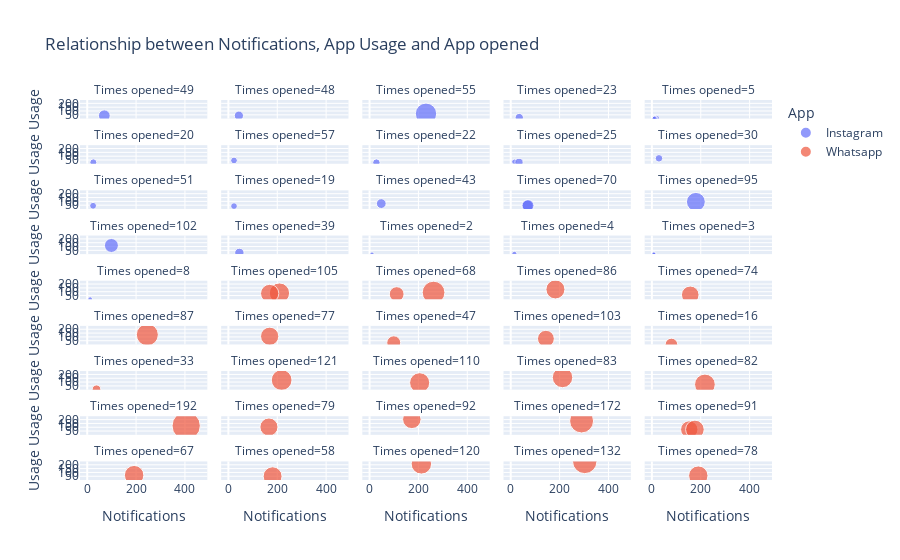

The cell this chart's notebook holds for it:
### Code cell
figure.show()

### Figure 1 — Plotly figure (JSON) as saved in the notebook; plotly's stock layout.template omitted (floating-point values rounded to 4 significant figures)
{"data": [{"hovertemplate": "App=Instagram<br>Times opened=49<br>Notifications=%{marker.size}<br>Usage=%{y}<extra></extra>", "legendgroup": "Instagram", "marker": {"color": "#636efa", "size": [70], "sizemode": "area", "sizeref": 1.012, "symbol": "circle"}, "mode": "markers", "name": "Instagram", "orientation": "v", "showlegend": true, "type": "scatter", "x": [70], "xaxis": "x41", "y": [38], "yaxis": "y41"}, {"hovertemplate": "App=Instagram<br>Times opened=48<br>Notifications=%{marker.size}<br>Usage=%{y}<extra></extra>", "legendgroup": "Instagram", "marker": {"color": "#636efa", "size": [43], "sizemode": "area", "sizeref": 1.012, "symbol": "circle"}, "mode": "markers", "name": "Instagram", "orientation": "v", "showlegend": false, "type": "scatter", "x": [43], "xaxis": "x42", "y": [39], "yaxis": "y42"}, {"hovertemplate": "App=Instagram<br>Times opened=55<br>Notifications=%{marker.size}<br>Usage=%{y}<extra></extra>", "legendgroup": "Instagram", "marker": {"color": "#636efa", "size": [231], "sizemode": "area", "sizeref": 1.012, "symbol": "circle"}, "mode": "markers", "name": "Instagram", "orientation": "v", "showlegend": false, "type": "scatter", "x": [231], "xaxis": "x43", "y": [64], "yaxis": "y43"}, {"hovertemplate": "App=Instagram<br>Times opened=23<br>Notifications=%{marker.size}<br>Usage=%{y}<extra></extra>", "legendgroup": "Instagram", "marker": {"color": "#636efa", "size": [35], "sizemode": "area", "sizeref": 1.012, "symbol": "circle"}, "mode": "markers", "name": "Instagram", "orientation": "v", "showlegend": false, "type": "scatter", "x": [35], "xaxis": "x44", "y": [14], "yaxis": "y44"}, {"hovertemplate": "App=Instagram<br>Times opened=5<br>Notifications=%{marker.size}<br>Usage=%{y}<extra></extra>", "legendgroup": "Instagram", "marker": {"color": "#636efa", "size": [19, 13, 8, 11], "sizemode": "area", "sizeref": 1.012, "symbol": "circle"}, "mode": "markers", "name": "Instagram", "orientation": "v", "showlegend": false, "type": "scatter", "x": [19, 13, 8, 11], "xaxis": "x45", "y": [3, 3, 3, 5], "yaxis": "y45"}, {"hovertemplate": "App=Instagram<br>Times opened=20<br>Notifications=%{marker.size}<br>Usage=%{y}<extra></extra>", "legendgroup": "Instagram", "marker": {"color": "#636efa", "size": [25], "sizemode": "area", "sizeref": 1.012, "symbol": "circle"}, "mode": "markers", "name": "Instagram", "orientation": "v", "showlegend": false, "type": "scatter", "x": [25], "xaxis": "x36", "y": [19], "yaxis": "y36"}, {"hovertemplate": "App=Instagram<br>Times opened=57<br>Notifications=%{marker.size}<br>Usage=%{y}<extra></extra>", "legendgroup": "Instagram", "marker": {"color": "#636efa", "size": [23], "sizemode": "area", "sizeref": 1.012, "symbol": "circle"}, "mode": "markers", "name": "Instagram", "orientation": "v", "showlegend": false, "type": "scatter", "x": [23], "xaxis": "x37", "y": [44], "yaxis": "y37"}, {"hovertemplate": "App=Instagram<br>Times opened=22<br>Notifications=%{marker.size}<br>Usage=%{y}<extra></extra>", "legendgroup": "Instagram", "marker": {"color": "#636efa", "size": [28], "sizemode": "area", "sizeref": 1.012, "symbol": "circle"}, "mode": "markers", "name": "Instagram", "orientation": "v", "showlegend": false, "type": "scatter", "x": [28], "xaxis": "x38", "y": [16], "yaxis": "y38"}, {"hovertemplate": "App=Instagram<br>Times opened=25<br>Notifications=%{marker.size}<br>Usage=%{y}<extra></extra>", "legendgroup": "Instagram", "marker": {"color": "#636efa", "size": [15, 34], "sizemode": "area", "sizeref": 1.012, "symbol": "circle"}, "mode": "markers", "name": "Instagram", "orientation": "v", "showlegend": false, "type": "scatter", "x": [15, 34], "xaxis": "x39", "y": [27, 19], "yaxis": "y39"}, {"hovertemplate": "App=Instagram<br>Times opened=30<br>Notifications=%{marker.size}<br>Usage=%{y}<extra></extra>", "legendgroup": "Instagram", "marker": {"color": "#636efa", "size": [29], "sizemode": "area", "sizeref": 1.012, "symbol": "circle"}, "mode": "markers", "name": "Instagram", "orientation": "v", "showlegend": false, "type": "scatter", "x": [29], "xaxis": "x40", "y": [72], "yaxis": "y40"}, {"hovertemplate": "App=Instagram<br>Times opened=51<br>Notifications=%{marker.size}<br>Usage=%{y}<extra></extra>", "legendgroup": "Instagram", "marker": {"color": "#636efa", "size": [24], "sizemode": "area", "sizeref": 1.012, "symbol": "circle"}, "mode": "markers", "name": "Instagram", "orientation": "v", "showlegend": false, "type": "scatter", "x": [24], "xaxis": "x31", "y": [42], "yaxis": "y31"}, {"hovertemplate": "App=Instagram<br>Times opened=19<br>Notifications=%{marker.size}<br>Usage=%{y}<extra></extra>", "legendgroup": "Instagram", "marker": {"color": "#636efa", "size": [23], "sizemode": "area", "sizeref": 1.012, "symbol": "circle"}, "mode": "markers", "name": "Instagram", "orientation": "v", "showlegend": false, "type": "scatter", "x": [23], "xaxis": "x32", "y": [38], "yaxis": "y32"}, {"hovertemplate": "App=Instagram<br>Times opened=43<br>Notifications=%{marker.size}<br>Usage=%{y}<extra></extra>", "legendgroup": "Instagram", "marker": {"color": "#636efa", "size": [48], "sizemode": "area", "sizeref": 1.012, "symbol": "circle"}, "mode": "markers", "name": "Instagram", "orientation": "v", "showlegend": false, "type": "scatter", "x": [48], "xaxis": "x33", "y": [71], "yaxis": "y33"}, {"hovertemplate": "App=Instagram<br>Times opened=70<br>Notifications=%{marker.size}<br>Usage=%{y}<extra></extra>", "legendgroup": "Instagram", "marker": {"color": "#636efa", "size": [68, 71], "sizemode": "area", "sizeref": 1.012, "symbol": "circle"}, "mode": "markers", "name": "Instagram", "orientation": "v", "showlegend": false, "type": "scatter", "x": [68, 71], "xaxis": "x34", "y": [43, 45], "yaxis": "y34"}, {"hovertemplate": "App=Instagram<br>Times opened=95<br>Notifications=%{marker.size}<br>Usage=%{y}<extra></extra>", "legendgroup": "Instagram", "marker": {"color": "#636efa", "size": [180], "sizemode": "area", "sizeref": 1.012, "symbol": "circle"}, "mode": "markers", "name": "Instagram", "orientation": "v", "showlegend": false, "type": "scatter", "x": [180], "xaxis": "x35", "y": [94], "yaxis": "y35"}, {"hovertemplate": "App=Instagram<br>Times opened=102<br>Notifications=%{marker.size}<br>Usage=%{y}<extra></extra>", "legendgroup": "Instagram", "marker": {"color": "#636efa", "size": [99], "sizemode": "area", "sizeref": 1.012, "symbol": "circle"}, "mode": "markers", "name": "Instagram", "orientation": "v", "showlegend": false, "type": "scatter", "x": [99], "xaxis": "x26", "y": [114], "yaxis": "y26"}, {"hovertemplate": "App=Instagram<br>Times opened=39<br>Notifications=%{marker.size}<br>Usage=%{y}<extra></extra>", "legendgroup": "Instagram", "marker": {"color": "#636efa", "size": [45], "sizemode": "area", "sizeref": 1.012, "symbol": "circle"}, "mode": "markers", "name": "Instagram", "orientation": "v", "showlegend": false, "type": "scatter", "x": [45], "xaxis": "x27", "y": [17], "yaxis": "y27"}, {"hovertemplate": "App=Instagram<br>Times opened=2<br>Notifications=%{marker.size}<br>Usage=%{y}<extra></extra>", "legendgroup": "Instagram", "marker": {"color": "#636efa", "size": [10], "sizemode": "area", "sizeref": 1.012, "symbol": "circle"}, "mode": "markers", "name": "Instagram", "orientation": "v", "showlegend": false, "type": "scatter", "x": [10], "xaxis": "x28", "y": [1], "yaxis": "y28"}, {"hovertemplate": "App=Instagram<br>Times opened=4<br>Notifications=%{marker.size}<br>Usage=%{y}<extra></extra>", "legendgroup": "Instagram", "marker": {"color": "#636efa", "size": [15], "sizemode": "area", "sizeref": 1.012, "symbol": "circle"}, "mode": "markers", "name": "Instagram", "orientation": "v", "showlegend": false, "type": "scatter", "x": [15], "xaxis": "x29", "y": [2], "yaxis": "y29"}, {"hovertemplate": "App=Instagram<br>Times opened=3<br>Notifications=%{marker.size}<br>Usage=%{y}<extra></extra>", "legendgroup": "Instagram", "marker": {"color": "#636efa", "size": [9, 8], "sizemode": "area", "sizeref": 1.012, "symbol": "circle"}, "mode": "markers", "name": "Instagram", "orientation": "v", "showlegend": false, "type": "scatter", "x": [9, 8], "xaxis": "x30", "y": [2, 4], "yaxis": "y30"}, {"hovertemplate": "App=Instagram<br>Times opened=8<br>Notifications=%{marker.size}<br>Usage=%{y}<extra></extra>", "legendgroup": "Instagram", "marker": {"color": "#636efa", "size": [12], "sizemode": "area", "sizeref": 1.012, "symbol": "circle"}, "mode": "markers", "name": "Instagram", "orientation": "v", "showlegend": false, "type": "scatter", "x": [12], "xaxis": "x21", "y": [2], "yaxis": "y21"}, {"hovertemplate": "App=Whatsapp<br>Times opened=105<br>Notifications=%{marker.size}<br>Usage=%{y}<extra></extra>", "legendgroup": "Whatsapp", "marker": {"color": "#EF553B", "size": [209, 169], "sizemode": "area", "sizeref": 1.012, "symbol": "circle"}, "mode": "markers", "name": "Whatsapp", "orientation": "v", "showlegend": true, "type": "scatter", "x": [209, 169], "xaxis": "x22", "y": [82, 77], "yaxis": "y22"}, {"hovertemplate": "App=Whatsapp<br>Times opened=68<br>Notifications=%{marker.size}<br>Usage=%{y}<extra></extra>", "legendgroup": "Whatsapp", "marker": {"color": "#EF553B", "size": [111, 262], "sizemode": "area", "sizeref": 1.012, "symbol": "circle"}, "mode": "markers", "name": "Whatsapp", "orientation": "v", "showlegend": false, "type": "scatter", "x": [111, 262], "xaxis": "x23", "y": [69, 89], "yaxis": "y23"}, {"hovertemplate": "App=Whatsapp<br>Times opened=86<br>Notifications=%{marker.size}<br>Usage=%{y}<extra></extra>", "legendgroup": "Whatsapp", "marker": {"color": "#EF553B", "size": [183], "sizemode": "area", "sizeref": 1.012, "symbol": "circle"}, "mode": "markers", "name": "Whatsapp", "orientation": "v", "showlegend": false, "type": "scatter", "x": [183], "xaxis": "x24", "y": [130], "yaxis": "y24"}, {"hovertemplate": "App=Whatsapp<br>Times opened=74<br>Notifications=%{marker.size}<br>Usage=%{y}<extra></extra>", "legendgroup": "Whatsapp", "marker": {"color": "#EF553B", "size": [157], "sizemode": "area", "sizeref": 1.012, "symbol": "circle"}, "mode": "markers", "name": "Whatsapp", "orientation": "v", "showlegend": false, "type": "scatter", "x": [157], "xaxis": "x25", "y": [59], "yaxis": "y25"}, {"hovertemplate": "App=Whatsapp<br>Times opened=87<br>Notifications=%{marker.size}<br>Usage=%{y}<extra></extra>", "legendgroup": "Whatsapp", "marker": {"color": "#EF553B", "size": [246], "sizemode": "area", "sizeref": 1.012, "symbol": "circle"}, "mode": "markers", "name": "Whatsapp", "orientation": "v", "showlegend": false, "type": "scatter", "x": [246], "xaxis": "x16", "y": [128], "yaxis": "y16"}, {"hovertemplate": "App=Whatsapp<br>Times opened=77<br>Notifications=%{marker.size}<br>Usage=%{y}<extra></extra>", "legendgroup": "Whatsapp", "marker": {"color": "#EF553B", "size": [169], "sizemode": "area", "sizeref": 1.012, "symbol": "circle"}, "mode": "markers", "name": "Whatsapp", "orientation": "v", "showlegend": false, "type": "scatter", "x": [169], "xaxis": "x17", "y": [108], "yaxis": "y17"}, {"hovertemplate": "App=Whatsapp<br>Times opened=47<br>Notifications=%{marker.size}<br>Usage=%{y}<extra></extra>", "legendgroup": "Whatsapp", "marker": {"color": "#EF553B", "size": [99], "sizemode": "area", "sizeref": 1.012, "symbol": "circle"}, "mode": "markers", "name": "Whatsapp", "orientation": "v", "showlegend": false, "type": "scatter", "x": [99], "xaxis": "x18", "y": [23], "yaxis": "y18"}, {"hovertemplate": "App=Whatsapp<br>Times opened=103<br>Notifications=%{marker.size}<br>Usage=%{y}<extra></extra>", "legendgroup": "Whatsapp", "marker": {"color": "#EF553B", "size": [144], "sizemode": "area", "sizeref": 1.012, "symbol": "circle"}, "mode": "markers", "name": "Whatsapp", "orientation": "v", "showlegend": false, "type": "scatter", "x": [144], "xaxis": "x19", "y": [76], "yaxis": "y19"}, {"hovertemplate": "App=Whatsapp<br>Times opened=16<br>Notifications=%{marker.size}<br>Usage=%{y}<extra></extra>", "legendgroup": "Whatsapp", "marker": {"color": "#EF553B", "size": [80], "sizemode": "area", "sizeref": 1.012, "symbol": "circle"}, "mode": "markers", "name": "Whatsapp", "orientation": "v", "showlegend": false, "type": "scatter", "x": [80], "xaxis": "x20", "y": [1], "yaxis": "y20"}, {"hovertemplate": "App=Whatsapp<br>Times opened=33<br>Notifications=%{marker.size}<br>Usage=%{y}<extra></extra>", "legendgroup": "Whatsapp", "marker": {"color": "#EF553B", "size": [38], "sizemode": "area", "sizeref": 1.012, "symbol": "circle"}, "mode": "markers", "name": "Whatsapp", "orientation": "v", "showlegend": false, "type": "scatter", "x": [38], "xaxis": "x11", "y": [6], "yaxis": "y11"}, {"hovertemplate": "App=Whatsapp<br>Times opened=121<br>Notifications=%{marker.size}<br>Usage=%{y}<extra></extra>", "legendgroup": "Whatsapp", "marker": {"color": "#EF553B", "size": [218], "sizemode": "area", "sizeref": 1.012, "symbol": "circle"}, "mode": "markers", "name": "Whatsapp", "orientation": "v", "showlegend": false, "type": "scatter", "x": [218], "xaxis": "x12", "y": [126], "yaxis": "y12"}, {"hovertemplate": "App=Whatsapp<br>Times opened=110<br>Notifications=%{marker.size}<br>Usage=%{y}<extra></extra>", "legendgroup": "Whatsapp", "marker": {"color": "#EF553B", "size": [205], "sizemode": "area", "sizeref": 1.012, "symbol": "circle"}, "mode": "markers", "name": "Whatsapp", "orientation": "v", "showlegend": false, "type": "scatter", "x": [205], "xaxis": "x13", "y": [91], "yaxis": "y13"}, {"hovertemplate": "App=Whatsapp<br>Times opened=83<br>Notifications=%{marker.size}<br>Usage=%{y}<extra></extra>", "legendgroup": "Whatsapp", "marker": {"color": "#EF553B", "size": [212], "sizemode": "area", "sizeref": 1.012, "symbol": "circle"}, "mode": "markers", "name": "Whatsapp", "orientation": "v", "showlegend": false, "type": "scatter", "x": [212], "xaxis": "x14", "y": [160], "yaxis": "y14"}, {"hovertemplate": "App=Whatsapp<br>Times opened=82<br>Notifications=%{marker.size}<br>Usage=%{y}<extra></extra>", "legendgroup": "Whatsapp", "marker": {"color": "#EF553B", "size": [217], "sizemode": "area", "sizeref": 1.012, "symbol": "circle"}, "mode": "markers", "name": "Whatsapp", "orientation": "v", "showlegend": false, "type": "scatter", "x": [217], "xaxis": "x15", "y": [69], "yaxis": "y15"}, {"hovertemplate": "App=Whatsapp<br>Times opened=192<br>Notifications=%{marker.size}<br>Usage=%{y}<extra></extra>", "legendgroup": "Whatsapp", "marker": {"color": "#EF553B", "size": [405], "sizemode": "area", "sizeref": 1.012, "symbol": "circle"}, "mode": "markers", "name": "Whatsapp", "orientation": "v", "showlegend": false, "type": "scatter", "x": [405], "xaxis": "x6", "y": [119], "yaxis": "y6"}, {"hovertemplate": "App=Whatsapp<br>Times opened=79<br>Notifications=%{marker.size}<br>Usage=%{y}<extra></extra>", "legendgroup": "Whatsapp", "marker": {"color": "#EF553B", "size": [166], "sizemode": "area", "sizeref": 1.012, "symbol": "circle"}, "mode": "markers", "name": "Whatsapp", "orientation": "v", "showlegend": false, "type": "scatter", "x": [166], "xaxis": "x7", "y": [103], "yaxis": "y7"}, {"hovertemplate": "App=Whatsapp<br>Times opened=92<br>Notifications=%{marker.size}<br>Usage=%{y}<extra></extra>", "legendgroup": "Whatsapp", "marker": {"color": "#EF553B", "size": [173], "sizemode": "area", "sizeref": 1.012, "symbol": "circle"}, "mode": "markers", "name": "Whatsapp", "orientation": "v", "showlegend": false, "type": "scatter", "x": [173], "xaxis": "x8", "y": [203], "yaxis": "y8"}, {"hovertemplate": "App=Whatsapp<br>Times opened=172<br>Notifications=%{marker.size}<br>Usage=%{y}<extra></extra>", "legendgroup": "Whatsapp", "marker": {"color": "#EF553B", "size": [290], "sizemode": "area", "sizeref": 1.012, "symbol": "circle"}, "mode": "markers", "name": "Whatsapp", "orientation": "v", "showlegend": false, "type": "scatter", "x": [290], "xaxis": "x9", "y": [182], "yaxis": "y9"}, {"hovertemplate": "App=Whatsapp<br>Times opened=91<br>Notifications=%{marker.size}<br>Usage=%{y}<extra></extra>", "legendgroup": "Whatsapp", "marker": {"color": "#EF553B", "size": [153, 176], "sizemode": "area", "sizeref": 1.012, "symbol": "circle"}, "mode": "markers", "name": "Whatsapp", "orientation": "v", "showlegend": false, "type": "scatter", "x": [153, 176], "xaxis": "x10", "y": [71, 71], "yaxis": "y10"}, {"hovertemplate": "App=Whatsapp<br>Times opened=67<br>Notifications=%{marker.size}<br>Usage=%{y}<extra></extra>", "legendgroup": "Whatsapp", "marker": {"color": "#EF553B", "size": [192], "sizemode": "area", "sizeref": 1.012, "symbol": "circle"}, "mode": "markers", "name": "Whatsapp", "orientation": "v", "showlegend": false, "type": "scatter", "x": [192], "xaxis": "x", "y": [64], "yaxis": "y"}, {"hovertemplate": "App=Whatsapp<br>Times opened=58<br>Notifications=%{marker.size}<br>Usage=%{y}<extra></extra>", "legendgroup": "Whatsapp", "marker": {"color": "#EF553B", "size": [181], "sizemode": "area", "sizeref": 1.012, "symbol": "circle"}, "mode": "markers", "name": "Whatsapp", "orientation": "v", "showlegend": false, "type": "scatter", "x": [181], "xaxis": "x2", "y": [50], "yaxis": "y2"}, {"hovertemplate": "App=Whatsapp<br>Times opened=120<br>Notifications=%{marker.size}<br>Usage=%{y}<extra></extra>", "legendgroup": "Whatsapp", "marker": {"color": "#EF553B", "size": [212], "sizemode": "area", "sizeref": 1.012, "symbol": "circle"}, "mode": "markers", "name": "Whatsapp", "orientation": "v", "showlegend": false, "type": "scatter", "x": [212], "xaxis": "x3", "y": [212], "yaxis": "y3"}, {"hovertemplate": "App=Whatsapp<br>Times opened=132<br>Notifications=%{marker.size}<br>Usage=%{y}<extra></extra>", "legendgroup": "Whatsapp", "marker": {"color": "#EF553B", "size": [303], "sizemode": "area", "sizeref": 1.012, "symbol": "circle"}, "mode": "markers", "name": "Whatsapp", "orientation": "v", "showlegend": false, "type": "scatter", "x": [303], "xaxis": "x4", "y": [244], "yaxis": "y4"}, {"hovertemplate": "App=Whatsapp<br>Times opened=78<br>Notifications=%{marker.size}<br>Usage=%{y}<extra></extra>", "legendgroup": "Whatsapp", "marker": {"color": "#EF553B", "size": [190], "sizemode": "area", "sizeref": 1.012, "symbol": "circle"}, "mode": "markers", "name": "Whatsapp", "orientation": "v", "showlegend": false, "type": "scatter", "x": [190], "xaxis": "x5", "y": [58], "yaxis": "y5"}], "layout": {"annotations": [{"font": {}, "showarrow": false, "text": "Times opened=67", "x": 0.092, "xanchor": "center", "xref": "paper", "y": 0.04889, "yanchor": "bottom", "yref": "paper"}, {"font": {}, "showarrow": false, "text": "Times opened=58", "x": 0.296, "xanchor": "center", "xref": "paper", "y": 0.04889, "yanchor": "bottom", "yref": "paper"}, {"font": {}, "showarrow": false, "text": "Times opened=120", "x": 0.5, "xanchor": "center", "xref": "paper", "y": 0.04889, "yanchor": "bottom", "yref": "paper"}, {"font": {}, "showarrow": false, "text": "Times opened=132", "x": 0.704, "xanchor": "center", "xref": "paper", "y": 0.04889, "yanchor": "bottom", "yref": "paper"}, {"font": {}, "showarrow": false, "text": "Times opened=78", "x": 0.908, "xanchor": "center", "xref": "paper", "y": 0.04889, "yanchor": "bottom", "yref": "paper"}, {"font": {}, "showarrow": false, "text": "Times opened=192", "x": 0.092, "xanchor": "center", "xref": "paper", "y": 0.1678, "yanchor": "bottom", "yref": "paper"}, {"font": {}, "showarrow": false, "text": "Times opened=79", "x": 0.296, "xanchor": "center", "xref": "paper", "y": 0.1678, "yanchor": "bottom", "yref": "paper"}, {"font": {}, "showarrow": false, "text": "Times opened=92", "x": 0.5, "xanchor": "center", "xref": "paper", "y": 0.1678, "yanchor": "bottom", "yref": "paper"}, {"font": {}, "showarrow": false, "text": "Times opened=172", "x": 0.704, "xanchor": "center", "xref": "paper", "y": 0.1678, "yanchor": "bottom", "yref": "paper"}, {"font": {}, "showarrow": false, "text": "Times opened=91", "x": 0.908, "xanchor": "center", "xref": "paper", "y": 0.1678, "yanchor": "bottom", "yref": "paper"}, {"font": {}, "showarrow": false, "text": "Times opened=33", "x": 0.092, "xanchor": "center", "xref": "paper", "y": 0.2867, "yanchor": "bottom", "yref": "paper"}, {"font": {}, "showarrow": false, "text": "Times opened=121", "x": 0.296, "xanchor": "center", "xref": "paper", "y": 0.2867, "yanchor": "bottom", "yref": "paper"}, {"font": {}, "showarrow": false, "text": "Times opened=110", "x": 0.5, "xanchor": "center", "xref": "paper", "y": 0.2867, "yanchor": "bottom", "yref": "paper"}, {"font": {}, "showarrow": false, "text": "Times opened=83", "x": 0.704, "xanchor": "center", "xref": "paper", "y": 0.2867, "yanchor": "bottom", "yref": "paper"}, {"font": {}, "showarrow": false, "text": "Times opened=82", "x": 0.908, "xanchor": "center", "xref": "paper", "y": 0.2867, "yanchor": "bottom", "yref": "paper"}, {"font": {}, "showarrow": false, "text": "Times opened=87", "x": 0.092, "xanchor": "center", "xref": "paper", "y": 0.4056, "yanchor": "bottom", "yref": "paper"}, {"font": {}, "showarrow": false, "text": "Times opened=77", "x": 0.296, "xanchor": "center", "xref": "paper", "y": 0.4056, "yanchor": "bottom", "yref": "paper"}, {"font": {}, "showarrow": false, "text": "Times opened=47", "x": 0.5, "xanchor": "center", "xref": "paper", "y": 0.4056, "yanchor": "bottom", "yref": "paper"}, {"font": {}, "showarrow": false, "text": "Times opened=103", "x": 0.704, "xanchor": "center", "xref": "paper", "y": 0.4056, "yanchor": "bottom", "yref": "paper"}, {"font": {}, "showarrow": false, "text": "Times opened=16", "x": 0.908, "xanchor": "center", "xref": "paper", "y": 0.4056, "yanchor": "bottom", "yref": "paper"}, {"font": {}, "showarrow": false, "text": "Times opened=8", "x": 0.092, "xanchor": "center", "xref": "paper", "y": 0.5244, "yanchor": "bottom", "yref": "paper"}, {"font": {}, "showarrow": false, "text": "Times opened=105", "x": 0.296, "xanchor": "center", "xref": "paper", "y": 0.5244, "yanchor": "bottom", "yref": "paper"}, {"font": {}, "showarrow": false, "text": "Times opened=68", "x": 0.5, "xanchor": "center", "xref": "paper", "y": 0.5244, "yanchor": "bottom", "yref": "paper"}, {"font": {}, "showarrow": false, "text": "Times opened=86", "x": 0.704, "xanchor": "center", "xref": "paper", "y": 0.5244, "yanchor": "bottom", "yref": "paper"}, {"font": {}, "showarrow": false, "text": "Times opened=74", "x": 0.908, "xanchor": "center", "xref": "paper", "y": 0.5244, "yanchor": "bottom", "yref": "paper"}, {"font": {}, "showarrow": false, "text": "Times opened=102", "x": 0.092, "xanchor": "center", "xref": "paper", "y": 0.6433, "yanchor": "bottom", "yref": "paper"}, {"font": {}, "showarrow": false, "text": "Times opened=39", "x": 0.296, "xanchor": "center", "xref": "paper", "y": 0.6433, "yanchor": "bottom", "yref": "paper"}, {"font": {}, "showarrow": false, "text": "Times opened=2", "x": 0.5, "xanchor": "center", "xref": "paper", "y": 0.6433, "yanchor": "bottom", "yref": "paper"}, {"font": {}, "showarrow": false, "text": "Times opened=4", "x": 0.704, "xanchor": "center", "xref": "paper", "y": 0.6433, "yanchor": "bottom", "yref": "paper"}, {"font": {}, "showarrow": false, "text": "Times opened=3", "x": 0.908, "xanchor": "center", "xref": "paper", "y": 0.6433, "yanchor": "bottom", "yref": "paper"}, {"font": {}, "showarrow": false, "text": "Times opened=51", "x": 0.092, "xanchor": "center", "xref": "paper", "y": 0.7622, "yanchor": "bottom", "yref": "paper"}, {"font": {}, "showarrow": false, "text": "Times opened=19", "x": 0.296, "xanchor": "center", "xref": "paper", "y": 0.7622, "yanchor": "bottom", "yref": "paper"}, {"font": {}, "showarrow": false, "text": "Times opened=43", "x": 0.5, "xanchor": "center", "xref": "paper", "y": 0.7622, "yanchor": "bottom", "yref": "paper"}, {"font": {}, "showarrow": false, "text": "Times opened=70", "x": 0.704, "xanchor": "center", "xref": "paper", "y": 0.7622, "yanchor": "bottom", "yref": "paper"}, {"font": {}, "showarrow": false, "text": "Times opened=95", "x": 0.908, "xanchor": "center", "xref": "paper", "y": 0.7622, "yanchor": "bottom", "yref": "paper"}, {"font": {}, "showarrow": false, "text": "Times opened=20", "x": 0.092, "xanchor": "center", "xref": "paper", "y": 0.8811, "yanchor": "bottom", "yref": "paper"}, {"font": {}, "showarrow": false, "text": "Times opened=57", "x": 0.296, "xanchor": "center", "xref": "paper", "y": 0.8811, "yanchor": "bottom", "yref": "paper"}, {"font": {}, "showarrow": false, "text": "Times opened=22", "x": 0.5, "xanchor": "center", "xref": "paper", "y": 0.8811, "yanchor": "bottom", "yref": "paper"}, {"font": {}, "showarrow": false, "text": "Times opened=25", "x": 0.704, "xanchor": "center", "xref": "paper", "y": 0.8811, "yanchor": "bottom", "yref": "paper"}, {"font": {}, "showarrow": false, "text": "Times opened=30", "x": 0.908, "xanchor": "center", "xref": "paper", "y": 0.8811, "yanchor": "bottom", "yref": "paper"}, {"font": {}, "showarrow": false, "text": "Times opened=49", "x": 0.092, "xanchor": "center", "xref": "paper", "y": 1.0, "yanchor": "bottom", "yref": "paper"}, {"font": {}, "showarrow": false, "text": "Times opened=48", "x": 0.296, "xanchor": "center", "xref": "paper", "y": 1.0, "yanchor": "bottom", "yref": "paper"}, {"font": {}, "showarrow": false, "text": "Times opened=55", "x": 0.5, "xanchor": "center", "xref": "paper", "y": 1.0, "yanchor": "bottom", "yref": "paper"}, {"font": {}, "showarrow": false, "text": "Times opened=23", "x": 0.704, "xanchor": "center", "xref": "paper", "y": 1.0, "yanchor": "bottom", "yref": "paper"}, {"font": {}, "showarrow": false, "text": "Times opened=5", "x": 0.908, "xanchor": "center", "xref": "paper", "y": 1.0, "yanchor": "bottom", "yref": "paper"}], "legend": {"itemsizing": "constant", "title": {"text": "App"}, "tracegroupgap": 0}, "title": {"text": "Relationship between Notifications, App Usage and App opened"}, "xaxis": {"anchor": "y", "domain": [0, 0.184], "title": {"text": "Notifications"}}, "xaxis10": {"anchor": "y10", "domain": [0.816, 1], "matches": "x", "showticklabels": false}, "xaxis11": {"anchor": "y11", "domain": [0, 0.184], "matches": "x", "showticklabels": false}, "xaxis12": {"anchor": "y12", "domain": [0.204, 0.388], "matches": "x", "showticklabels": false}, "xaxis13": {"anchor": "y13", "domain": [0.408, 0.592], "matches": "x", "showticklabels": false}, "xaxis14": {"anchor": "y14", "domain": [0.612, 0.796], "matches": "x", "showticklabels": false}, "xaxis15": {"anchor": "y15", "domain": [0.816, 1], "matches": "x", "showticklabels": false}, "xaxis16": {"anchor": "y16", "domain": [0, 0.184], "matches": "x", "showticklabels": false}, "xaxis17": {"anchor": "y17", "domain": [0.204, 0.388], "matches": "x", "showticklabels": false}, "xaxis18": {"anchor": "y18", "domain": [0.408, 0.592], "matches": "x", "showticklabels": false}, "xaxis19": {"anchor": "y19", "domain": [0.612, 0.796], "matches": "x", "showticklabels": false}, "xaxis2": {"anchor": "y2", "domain": [0.204, 0.388], "matches": "x", "title": {"text": "Notifications"}}, "xaxis20": {"anchor": "y20", "domain": [0.816, 1], "matches": "x", "showticklabels": false}, "xaxis21": {"anchor": "y21", "domain": [0, 0.184], "matches": "x", "showticklabels": false}, "xaxis22": {"anchor": "y22", "domain": [0.204, 0.388], "matches": "x", "showticklabels": false}, "xaxis23": {"anchor": "y23", "domain": [0.408, 0.592], "matches": "x", "showticklabels": false}, "xaxis24": {"anchor": "y24", "domain": [0.612, 0.796], "matches": "x", "showticklabels": false}, "xaxis25": {"anchor": "y25", "domain": [0.816, 1], "matches": "x", "showticklabels": false}, "xaxis26": {"anchor": "y26", "domain": [0, 0.184], "matches": "x", "showticklabels": false}, "xaxis27": {"anchor": "y27", "domain": [0.204, 0.388], "matches": "x", "showticklabels": false}, "xaxis28": {"anchor": "y28", "domain": [0.408, 0.592], "matches": "x", "showticklabels": false}, "xaxis29": {"anchor": "y29", "domain": [0.612, 0.796], "matches": "x", "showticklabels": false}, "xaxis3": {"anchor": "y3", "domain": [0.408, 0.592], "matches": "x", "title": {"text": "Notifications"}}, "xaxis30": {"anchor": "y30", "domain": [0.816, 1], "matches": "x", "showticklabels": false}, "xaxis31": {"anchor": "y31", "domain": [0, 0.184], "matches": "x", "showticklabels": false}, "xaxis32": {"anchor": "y32", "domain": [0.204, 0.388], "matches": "x", "showticklabels": false}, "xaxis33": {"anchor": "y33", "domain": [0.408, 0.592], "matches": "x", "showticklabels": false}, "xaxis34": {"anchor": "y34", "domain": [0.612, 0.796], "matches": "x", "showticklabels": false}, "xaxis35": {"anchor": "y35", "domain": [0.816, 1], "matches": "x", "showticklabels": false}, "xaxis36": {"anchor": "y36", "domain": [0, 0.184], "matches": "x", "showticklabels": false}, "xaxis37": {"anchor": "y37", "domain": [0.204, 0.388], "matches": "x", "showticklabels": false}, "xaxis38": {"anchor": "y38", "domain": [0.408, 0.592], "matches": "x", "showticklabels": false}, "xaxis39": {"anchor": "y39", "domain": [0.612, 0.796], "matches": "x", "showticklabels": false}, "xaxis4": {"anchor": "y4", "domain": [0.612, 0.796], "matches": "x", "title": {"text": "Notifications"}}, "xaxis40": {"anchor": "y40", "domain": [0.816, 1], "matches": "x", "showticklabels": false}, "xaxis41": {"anchor": "y41", "domain": [0, 0.184], "matches": "x", "showticklabels": false}, "xaxis42": {"anchor": "y42", "domain": [0.204, 0.388], "matches": "x", "showticklabels": false}, "xaxis43": {"anchor": "y43", "domain": [0.408, 0.592], "matches": "x", "showticklabels": false}, "xaxis44": {"anchor": "y44", "domain": [0.612, 0.796], "matches": "x", "showticklabels": false}, "xaxis45": {"anchor": "y45", "domain": [0.816, 1], "matches": "x", "showticklabels": false}, "xaxis5": {"anchor": "y5", "domain": [0.816, 1], "matches": "x", "title": {"text": "Notifications"}}, "xaxis6": {"anchor": "y6", "domain": [0, 0.184], "matches": "x", "showticklabels": false}, "xaxis7": {"anchor": "y7", "domain": [0.204, 0.388], "matches": "x", "showticklabels": false}, "xaxis8": {"anchor": "y8", "domain": [0.408, 0.592], "matches": "x", "showticklabels": false}, "xaxis9": {"anchor": "y9", "domain": [0.612, 0.796], "matches": "x", "showticklabels": false}, "yaxis": {"anchor": "x", "domain": [0, 0.04889], "title": {"text": "Usage"}}, "yaxis10": {"anchor": "x10", "domain": [0.1189, 0.1678], "matches": "y", "showticklabels": false}, "yaxis11": {"anchor": "x11", "domain": [0.2378, 0.2867], "matches": "y", "title": {"text": "Usage"}}, "yaxis12": {"anchor": "x12", "domain": [0.2378, 0.2867], "matches": "y", "showticklabels": false}, "yaxis13": {"anchor": "x13", "domain": [0.2378, 0.2867], "matches": "y", "showticklabels": false}, "yaxis14": {"anchor": "x14", "domain": [0.2378, 0.2867], "matches": "y", "showticklabels": false}, "yaxis15": {"anchor": "x15", "domain": [0.2378, 0.2867], "matches": "y", "showticklabels": false}, "yaxis16": {"anchor": "x16", "domain": [0.3567, 0.4056], "matches": "y", "title": {"text": "Usage"}}, "yaxis17": {"anchor": "x17", "domain": [0.3567, 0.4056], "matches": "y", "showticklabels": false}, "yaxis18": {"anchor": "x18", "domain": [0.3567, 0.4056], "matches": "y", "showticklabels": false}, "yaxis19": {"anchor": "x19", "domain": [0.3567, 0.4056], "matches": "y", "showticklabels": false}, "yaxis2": {"anchor": "x2", "domain": [0, 0.04889], "matches": "y", "showticklabels": false}, "yaxis20": {"anchor": "x20", "domain": [0.3567, 0.4056], "matches": "y", "showticklabels": false}, "yaxis21": {"anchor": "x21", "domain": [0.4756, 0.5244], "matches": "y", "title": {"text": "Usage"}}, "yaxis22": {"anchor": "x22", "domain": [0.4756, 0.5244], "matches": "y", "showticklabels": false}, "yaxis23": {"anchor": "x23", "domain": [0.4756, 0.5244], "matches": "y", "showticklabels": false}, "yaxis24": {"anchor": "x24", "domain": [0.4756, 0.5244], "matches": "y", "showticklabels": false}, "yaxis25": {"anchor": "x25", "domain": [0.4756, 0.5244], "matches": "y", "showticklabels": false}, "yaxis26": {"anchor": "x26", "domain": [0.5944, 0.6433], "matches": "y", "title": {"text": "Usage"}}, "yaxis27": {"anchor": "x27", "domain": [0.5944, 0.6433], "matches": "y", "showticklabels": false}, "yaxis28": {"anchor": "x28", "domain": [0.5944, 0.6433], "matches": "y", "showticklabels": false}, "yaxis29": {"anchor": "x29", "domain": [0.5944, 0.6433], "matches": "y", "showticklabels": false}, "yaxis3": {"anchor": "x3", "domain": [0, 0.04889], "matches": "y", "showticklabels": false}, "yaxis30": {"anchor": "x30", "domain": [0.5944, 0.6433], "matches": "y", "showticklabels": false}, "yaxis31": {"anchor": "x31", "domain": [0.7133, 0.7622], "matches": "y", "title": {"text": "Usage"}}, "yaxis32": {"anchor": "x32", "domain": [0.7133, 0.7622], "matches": "y", "showticklabels": false}, "yaxis33": {"anchor": "x33", "domain": [0.7133, 0.7622], "matches": "y", "showticklabels": false}, "yaxis34": {"anchor": "x34", "domain": [0.7133, 0.7622], "matches": "y", "showticklabels": false}, "yaxis35": {"anchor": "x35", "domain": [0.7133, 0.7622], "matches": "y", "showticklabels": false}, "yaxis36": {"anchor": "x36", "domain": [0.8322, 0.8811], "matches": "y", "title": {"text": "Usage"}}, "yaxis37": {"anchor": "x37", "domain": [0.8322, 0.8811], "matches": "y", "showticklabels": false}, "yaxis38": {"anchor": "x38", "domain": [0.8322, 0.8811], "matches": "y", "showticklabels": false}, "yaxis39": {"anchor": "x39", "domain": [0.8322, 0.8811], "matches": "y", "showticklabels": false}, "yaxis4": {"anchor": "x4", "domain": [0, 0.04889], "matches": "y", "showticklabels": false}, "yaxis40": {"anchor": "x40", "domain": [0.8322, 0.8811], "matches": "y", "showticklabels": false}, "yaxis41": {"anchor": "x41", "domain": [0.9511, 1.0], "matches": "y", "title": {"text": "Usage"}}, "yaxis42": {"anchor": "x42", "domain": [0.9511, 1.0], "matches": "y", "showticklabels": false}, "yaxis43": {"anchor": "x43", "domain": [0.9511, 1.0], "matches": "y", "showticklabels": false}, "yaxis44": {"anchor": "x44", "domain": [0.9511, 1.0], "matches": "y", "showticklabels": false}, "yaxis45": {"anchor": "x45", "domain": [0.9511, 1.0], "matches": "y", "showticklabels": false}, "yaxis5": {"anchor": "x5", "domain": [0, 0.04889], "matches": "y", "showticklabels": false}, "yaxis6": {"anchor": "x6", "domain": [0.1189, 0.1678], "matches": "y", "title": {"text": "Usage"}}, "yaxis7": {"anchor": "x7", "domain": [0.1189, 0.1678], "matches": "y", "showticklabels": false}, "yaxis8": {"anchor": "x8", "domain": [0.1189, 0.1678], "matches": "y", "showticklabels": false}, "yaxis9": {"anchor": "x9", "domain": [0.1189, 0.1678], "matches": "y", "showticklabels": false}}}
